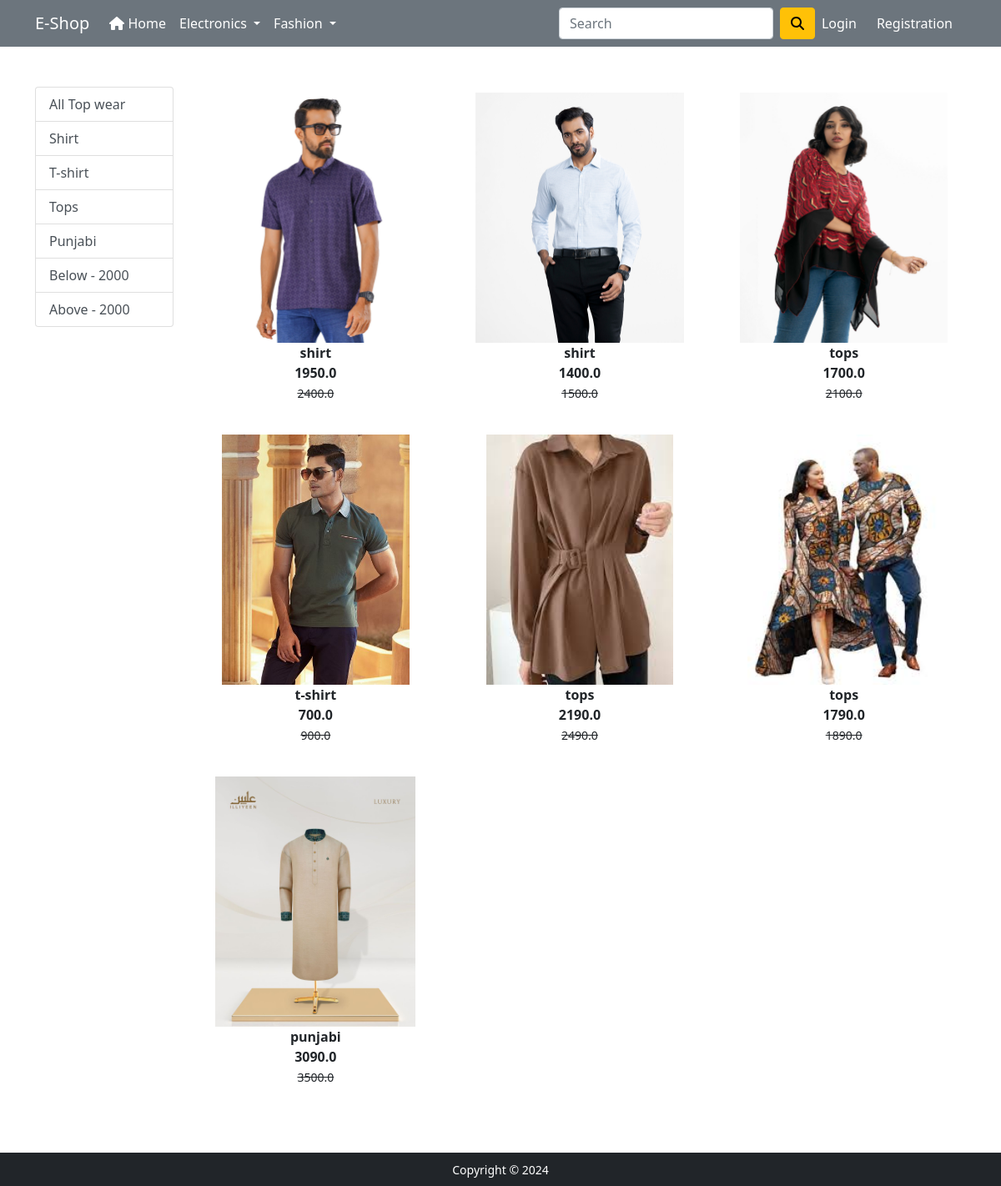
Screenshot of /topwear/ with the database file from the repository.
### app/models.py (models this page shows, shortened)
class Product(models.Model):
    CATEGORY_CHOICES = (
        ('M','Mobile'),
        ('L','Laptop'),
        ('TW','Top Wear'),
        ('BW','Bottom Wear'),
    )
    title = models.CharField(max_length=100)
    selling_price = models.FloatField()
    discount_price = models.FloatField()
    description = models.TextField()
    brand = models.CharField(max_length=100)
    category = models.CharField(choices=CATEGORY_CHOICES,max_length=5)
    product_image = models.ImageField(upload_to='productimg')

### app/views.py (the view)
# urls.py: path('topwear/', views.topwear_view.as_view(), name='topwear'),
class topwear_view(View):
    def get(self, request, data = None):
            if data == None:
                topwear = Product.objects.filter(category = 'TW')
            elif data == 'shirt' or data == 't-shirt' or data == 'tops' or data == 'punjabi' or data == 'tops':
                topwear = Product.objects.filter(category = 'TW').filter(title=data)
            elif data == 'below':
                topwear = Product.objects.filter(category = 'TW').filter(discount_price__lt = 2000)
            elif data == 'above':
                topwear = Product.objects.filter(category = 'TW').filter(discount_price__gt = 2000)
            return render(request, 'app/topwear.html',{'topwear':topwear})

### app/templates/app/topwear.html (shortened to what this page needs)
{% extends 'app/base.html' %}
{% load static %}
{% block main-content %}
<div class="container my-5">
    <div class="row">
        <div class="col-sm-2">
            <div class="list-group">
                <a href="{% url 'topwear' %}" class = 'list-group-item list-group-item-action' aria-current='true'>All Top wear</a>
                <a href="{% url 'topweardata' 'shirt' %}" class = 'list-group-item list-group-item-action' aria-current='true'>Shirt</a>
                <a href="{% url 'topweardata' 't-shirt' %}" class = 'list-group-item list-group-item-action' aria-current='true'>T-shirt</a>
                <a href="{% url 'topweardata' 'tops' %}" class = 'list-group-item list-group-item-action' aria-current='true'>Tops</a>
                <a href="{% url 'topweardata' 'punjabi' %}" class = 'list-group-item list-group-item-action' aria-current='true'>Punjabi</a>
                <a href="{% url 'topweardata' 'below' %}" class = 'list-group-item list-group-item-action' aria-current='true'>Below - 2000</a>
                <a href="{% url 'topweardata' 'above' %}" class = 'list-group-item list-group-item-action' aria-current='true'>Above - 2000</a>
            </div>
        </div>
        <div class="col-sm-10 ">
            <div class="row">
                {% for product in topwear %}
                    <div class = "col-sm-4 text-center mb-4">
                        <a href="{% url 'product-detail' product.id %}" class="btn">
                            <div class="item">
                                <img src="{{product.product_image.url}}" alt="" height="300" srcset="">
                                <div class="fw-bold">{{product.title}}</div>
                                <div class="fw-bold">{{product.discount_price}}</div>
                                <small class="fw-light text-decoration-line-through">{{product.selling_price}}</small>
                            </div>
                        </a>
                    </div>
                {% endfor %}
            </div>
        </div>
    </div>
</div>
{% endblock main-content %}

### rows the page displays
Product: product_image (picture), title "shirt", discount_price "1950.0", selling_price "2400.0"
Product: product_image (picture), title "shirt", discount_price "1400.0", selling_price "1500.0"
Product: product_image (picture), title "tops", discount_price "1700.0", selling_price "2100.0"
Product: product_image (picture), title "t-shirt", discount_price "700.0", selling_price "900.0"
Product: product_image (picture), title "tops", discount_price "2190.0", selling_price "2490.0"
Product: product_image (picture), title "tops", discount_price "1790.0", selling_price "1890.0"
Product: product_image (picture), title "punjabi", discount_price "3090.0", selling_price "3500.0"
